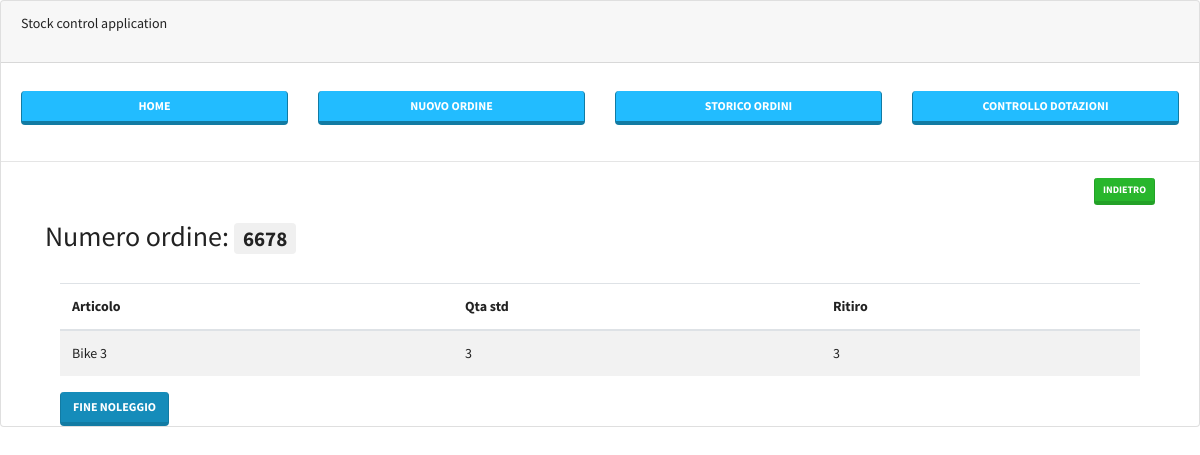
Screenshot of /ritiro_parziale.php?numord=6678 with the database file from the repository.
### tables this page shows
CREATE TABLE `ordini` (
  `id` int NOT NULL AUTO_INCREMENT,
  `datains` datetime DEFAULT NULL,
  `desart` varchar(45) DEFAULT NULL,
  `qta` varchar(45) DEFAULT NULL,
  `returnqta` varchar(45) DEFAULT NULL,
  `idcliente` varchar(45) DEFAULT NULL,
  `returndate` varchar(45) DEFAULT NULL,
  `numord` int DEFAULT NULL,
  `status` varchar(45) DEFAULT NULL,
  `finishdate` datetime DEFAULT NULL,
  `returncall` varchar(45) DEFAULT NULL,
  PRIMARY KEY (`id`)
);

### ritiro_parziale.php (the view, shortened to what this page needs)
<?php
include_once("config.php");
    $borrowid = $_GET['numord'];
    $select_borrow_data = "SELECT * FROM ordini WHERE numord = '$borrowid'";
    $select_borrow_data_result = mysqli_query($db, $select_borrow_data);
    $row_borrow_data = mysqli_fetch_assoc($select_borrow_data_result);
?>
<!DOCTYPE html>
<html>
<head>
  <link rel="stylesheet" href="css/bootstrap-color.min.css" >
  <link rel="stylesheet" href="css/main.css" >
</head>
<body>
<?php include_once('header.php'); ?>
<div class="container">
<a class="btn btn-success btn-sm" href="fine_noleggio.php?numord=<?php echo $borrowid; ?>" role="button" style="float: right;"> Indietro</a>
<h2> Numero ordine: <span class="badge badge-secondary"> <?php echo $row_borrow_data['numord']; ?> </span> </h2>
<div class="container home">
    <table id="data_table" class="table table-striped">
        <thead>
            <tr>
                <th>Articolo</th>
                <th>Qta std</th>
<th>Ritiro</th>
            </tr>
        </thead>
        <tbody>
            <?php
            $sql_query = "SELECT * FROM ordini WHERE numord = '$borrowid'";
            $resultset = mysqli_query($db, $sql_query) or die("database error:". mysqli_error($db));
            while( $developer = mysqli_fetch_assoc($resultset) ) {
            ?>
               <tr id="<?php echo $developer ['id']; ?>">
               <td><?php echo $developer ['desart']; ?></td>
               <td><?php echo $developer ['qta']; ?></td>
               <td><?php echo $developer ['returnqta']; ?></td>
               </tr>
            <?php } ?>
        </tbody>
    </table>
<a class="btn btn-primary " href="fine-noleggio-status2-query.php?numord=<?php echo $borrowid; ?>" role="button">FINE NOLEGGIO</a>
</div>
</body>
</html>

### css/main.css (style rules this page uses)
body,html { height: 100%; background-color: white; }

### rows the page displays
ordini: numord "6678", desart "Bike 3", qta "3", returnqta "3"
